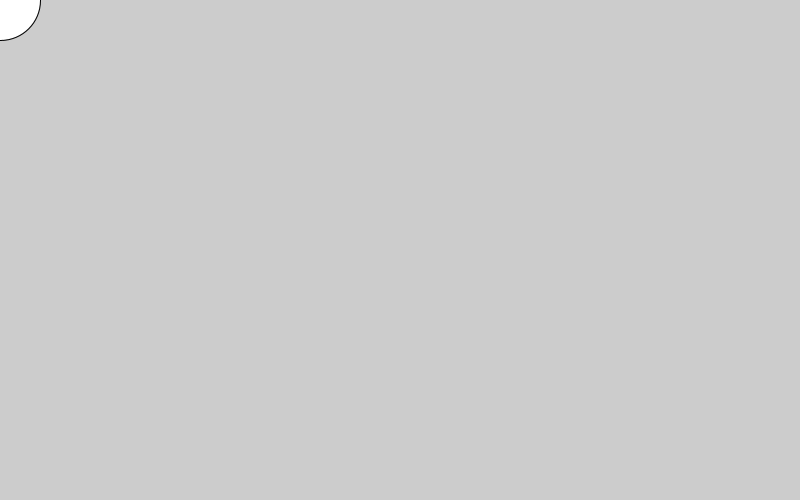
Frame 1 (no input)
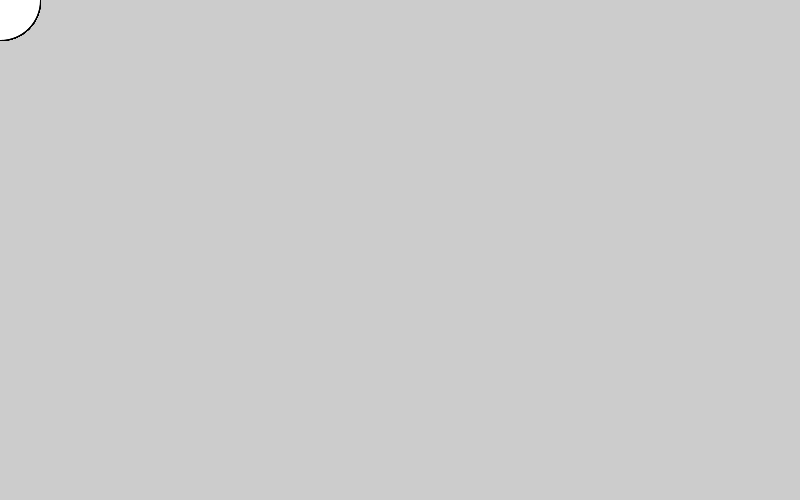
Frame 60 (the mouse pressed at the canvas centre just before this capture)
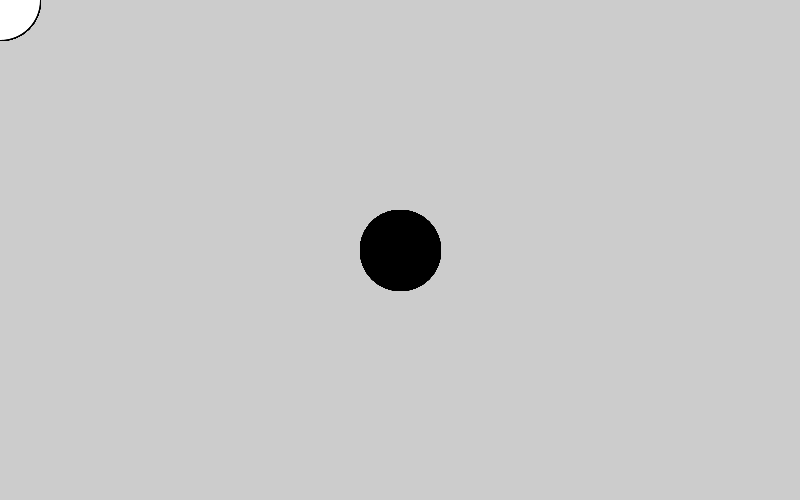
Frame 120 (the mouse held since frame 60 and released just before this capture)

The Processing sketch that drew these frames (run headless with seeded random() and noise(); from frame 60 on, the mouse is pressed at the canvas centre):

// Processing sketch: circles_tracer
// ── circles_tracer.pde
void setup() {
  size(800, 500);
}

void draw() {
  if (mousePressed) {
    fill(0);
  } else {
    fill(255);
  }
  ellipse(mouseX, mouseY, 80, 80);
}
